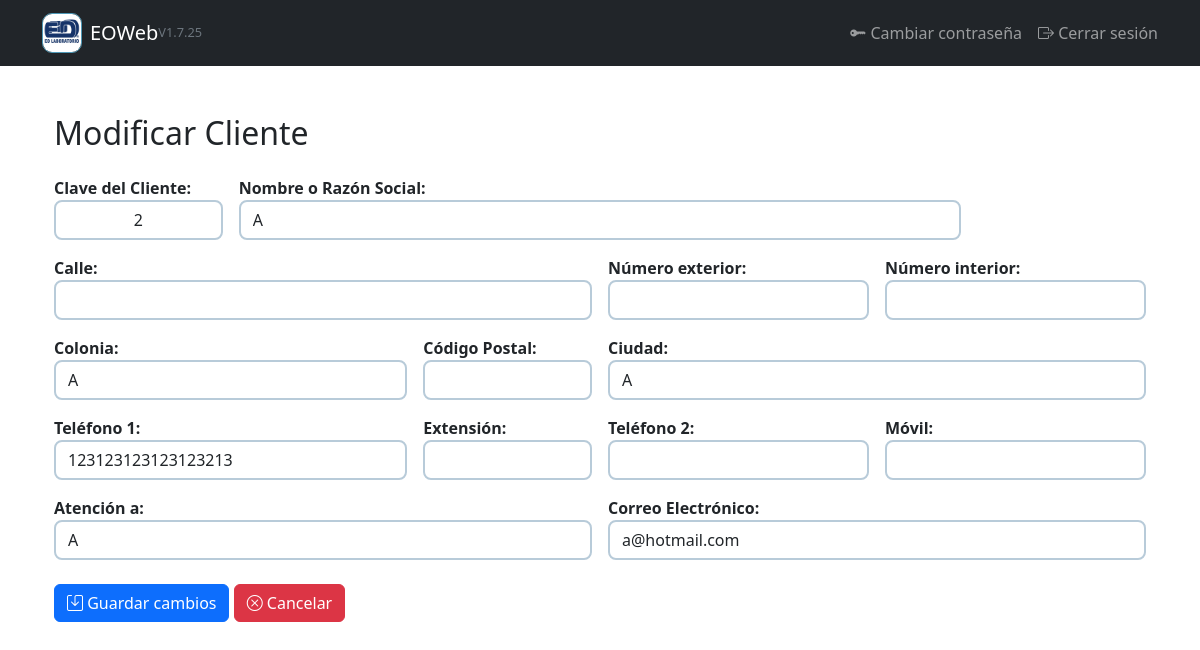
Before: /clientes/modificar/2/ (signed in) with the older database file.
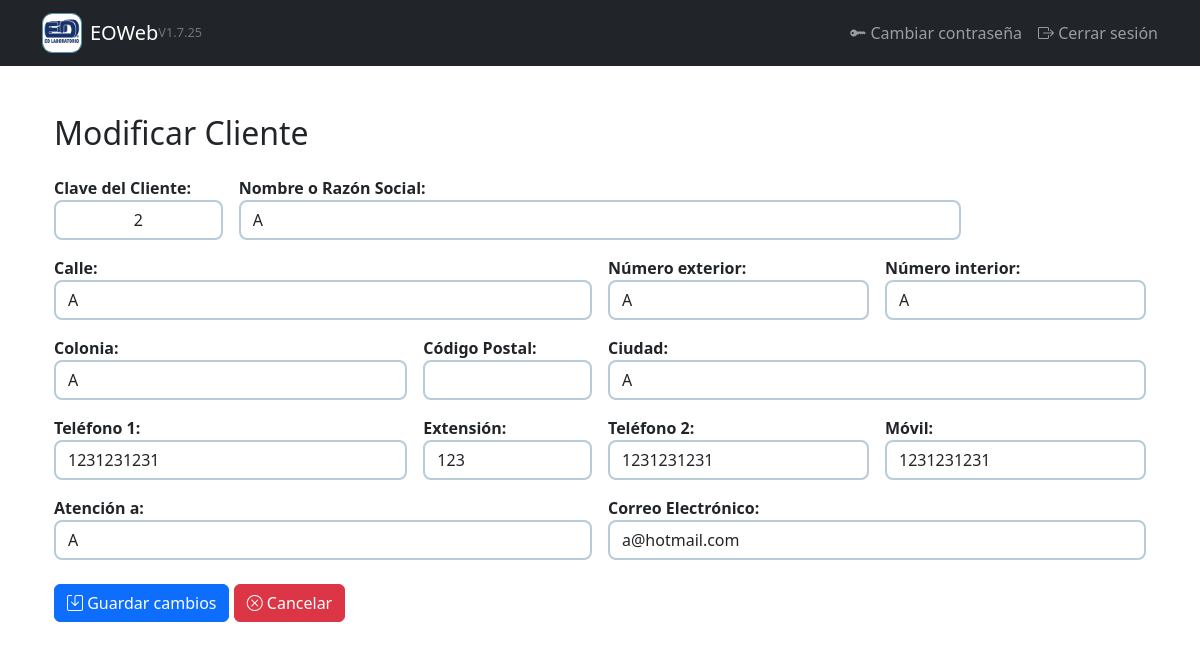
After: the same page with the newer database file.
### gestion/models.py (models this page shows, shortened)
class Cliente(models.Model):
    clave = models.CharField(max_length=100, unique=True, null=True, blank=True)
    nombre = models.CharField("Nombre", max_length=255)
    calle = models.CharField("Calle", max_length=100, blank=True, null=True)
    numero_exterior = models.CharField("Número exterior", max_length=5, blank=True, null=True)
    numero_interior = models.CharField("Número interior", max_length=5, blank=True, null=True)
    colonia = models.CharField("Colonia", max_length=100)
    codigo_postal = models.CharField("Código Postal", max_length=10, blank=True)
    ciudad = models.CharField("Ciudad", max_length=100)
    telefono = models.CharField("Teléfono 1", max_length=10, blank=True)
    extension = models.CharField("Extensión", max_length=3, blank=True, null=True)
    telefono2 = models.CharField("Teléfono 2", max_length=10, blank=True, null=True)
    movil = models.CharField("Móvil", max_length=10, blank=True, null=True)
    atencion_a = models.CharField("Atención a", max_length=255, blank=True)
    obra = models.CharField("Obra", max_length=150)
    localizacion = models.CharField("Localización", max_length=150, blank=True)
    correo = models.EmailField("Correo", blank=True)

### gestion/views.py (the view)
# urls.py: path('clientes/modificar/<int:cliente_id>/',views.modificar_cliente, name='modificar_cliente'),
@login_required
def modificar_cliente(request, cliente_id):
    cliente = get_object_or_404(Cliente, id=cliente_id)
    if request.method == 'POST':
        form = ClienteForm(request.POST, instance=cliente)
        if form.is_valid():
            form.save()
            messages.success(request, "Cliente modificado correctamente.")
            return redirect('lista_clientes')
    else:
        form = ClienteForm(instance=cliente)
    return render(request, 'gestion/modificar_cliente.html', {'form': form})

### gestion/templates/gestion/modificar_cliente.html (shortened to what this page needs)
{% extends "gestion/base.html" %}
{% load static %}
{% block content %}
<div class="container mt-4">
    <h2 class="mb-4">Modificar Cliente</h2>
    <form method="post" class="row g-3">
        <div class="col-md-2">
            {{ form.clave.label_tag }}
            {{ form.clave }}
        </div>
        <div class="col-md-8">
            {{ form.nombre.label_tag }}
            {{ form.nombre }}
        </div>
        <div class="col-md-6">
            {{ form.calle.label_tag }}
            {{ form.calle }}
        </div>
        <div class="col-md-3">
            {{ form.numero_exterior.label_tag }}
            {{ form.numero_exterior }}
        </div>
        <div class="col-md-3">
            {{ form.numero_interior.label_tag }}
            {{ form.numero_interior }}
        </div>
        <div class="col-md-4">
            {{ form.colonia.label_tag }}
            {{ form.colonia }}
        </div>
        <div class="col-md-2">
            {{ form.codigo_postal.label_tag }}
            {{ form.codigo_postal }}
        </div>
        <div class="col-md-6">
            {{ form.ciudad.label_tag }}
            {{ form.ciudad }}
        </div>
        <div class="col-md-4">
            {{ form.telefono.label_tag }}
            {{ form.telefono }}
        </div>
        <div class="col-md-2">
            {{ form.extension.label_tag }}
            {{ form.extension }}
        </div>
        <div class="col-md-3">
            {{ form.telefono2.label_tag }}
            {{ form.telefono2 }}
        </div>
        <div class="col-md-3">
            {{ form.movil.label_tag }}
            {{ form.movil }}
        </div>
        <div class="col-md-6">
            {{ form.atencion_a.label_tag }}
            {{ form.atencion_a }}
        </div>
        <div class="col-md-6">
            {{ form.correo.label_tag }}
            {{ form.correo }}
        </div>
        <div class="col-12 mt-4">
            <button type="submit" class="btn btn-primary">
                <i class="bi bi-save"></i> Guardar cambios
            </button>
            <a href="{% url 'lista_clientes' %}" class="btn btn-danger">
                <i class="bi bi-x-circle"></i> Cancelar
            </a>
        </div>
    </form>
</div>
{% endblock %}

Changed rows visible on the page:
changed Cliente "a@hotmail.com": calle (not shown) → "A"; numero_exterior (not shown) → "A"; numero_interior (not shown) → "A"; telefono "123123123123123213" → "1231231231"; extension (not shown) → "123"; telefono2 (not shown) → "1231231231"; movil (not shown) → "1231231231"
